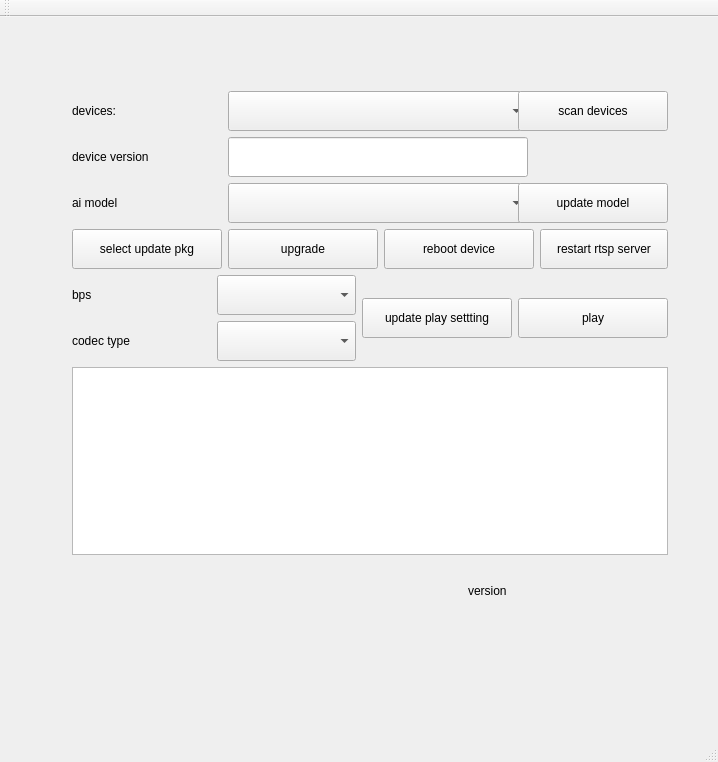
<?xml version="1.0" encoding="UTF-8"?>
<ui version="4.0">
 <class>MainWindow</class>
 <widget class="QMainWindow" name="MainWindow">
  <property name="geometry">
   <rect>
    <x>0</x>
    <y>0</y>
    <width>718</width>
    <height>762</height>
   </rect>
  </property>
  <property name="windowTitle">
   <string>MainWindow</string>
  </property>
  <widget class="QWidget" name="centralWidget">
   <widget class="QWidget" name="">
    <property name="geometry">
     <rect>
      <x>61</x>
      <y>63</y>
      <width>618</width>
      <height>552</height>
     </rect>
    </property>
    <layout class="QVBoxLayout" name="verticalLayout_2">
     <item>
      <layout class="QVBoxLayout" name="verticalLayout">
       <item>
        <layout class="QHBoxLayout" name="horizontalLayout">
         <item>
          <widget class="QLabel" name="devicesLabel_">
           <property name="minimumSize">
            <size>
             <width>150</width>
             <height>40</height>
            </size>
           </property>
           <property name="text">
            <string>devices:</string>
           </property>
          </widget>
         </item>
         <item>
          <widget class="QComboBox" name="devicesComboBox_">
           <property name="minimumSize">
            <size>
             <width>300</width>
             <height>40</height>
            </size>
           </property>
          </widget>
         </item>
         <item>
          <widget class="QPushButton" name="scanDeviceButton_">
           <property name="minimumSize">
            <size>
             <width>150</width>
             <height>40</height>
            </size>
           </property>
           <property name="text">
            <string>scan devices</string>
           </property>
          </widget>
         </item>
        </layout>
       </item>
       <item>
        <layout class="QHBoxLayout" name="horizontalLayout_7">
         <item>
          <widget class="QLabel" name="deviceVersionLabel_">
           <property name="minimumSize">
            <size>
             <width>150</width>
             <height>40</height>
            </size>
           </property>
           <property name="text">
            <string>device version</string>
           </property>
          </widget>
         </item>
         <item>
          <widget class="QLineEdit" name="deviceVersionlLineEdit_">
           <property name="minimumSize">
            <size>
             <width>300</width>
             <height>40</height>
            </size>
           </property>
          </widget>
         </item>
         <item>
          <spacer name="horizontalSpacer_3">
           <property name="orientation">
            <enum>Qt::Horizontal</enum>
           </property>
           <property name="sizeHint" stdset="0">
            <size>
             <width>40</width>
             <height>20</height>
            </size>
           </property>
          </spacer>
         </item>
        </layout>
       </item>
       <item>
        <layout class="QHBoxLayout" name="horizontalLayout_2">
         <item>
          <widget class="QLabel" name="aiModelLabel_">
           <property name="minimumSize">
            <size>
             <width>150</width>
             <height>40</height>
            </size>
           </property>
           <property name="text">
            <string>ai model</string>
           </property>
          </widget>
         </item>
         <item>
          <widget class="QComboBox" name="aiModelComboBox_">
           <property name="minimumSize">
            <size>
             <width>300</width>
             <height>40</height>
            </size>
           </property>
          </widget>
         </item>
         <item>
          <widget class="QPushButton" name="updateAiModelButton_">
           <property name="minimumSize">
            <size>
             <width>150</width>
             <height>40</height>
            </size>
           </property>
           <property name="text">
            <string>update model</string>
           </property>
          </widget>
         </item>
        </layout>
       </item>
       <item>
        <layout class="QHBoxLayout" name="horizontalLayout_5">
         <item>
          <widget class="QPushButton" name="selectPkgButton_">
           <property name="minimumSize">
            <size>
             <width>150</width>
             <height>40</height>
            </size>
           </property>
           <property name="text">
            <string>select update pkg</string>
           </property>
          </widget>
         </item>
         <item>
          <widget class="QPushButton" name="upgradeButton_">
           <property name="minimumSize">
            <size>
             <width>150</width>
             <height>40</height>
            </size>
           </property>
           <property name="text">
            <string>upgrade</string>
           </property>
          </widget>
         </item>
         <item>
          <widget class="QPushButton" name="rebootDeviceButton_">
           <property name="minimumSize">
            <size>
             <width>150</width>
             <height>40</height>
            </size>
           </property>
           <property name="text">
            <string>reboot device</string>
           </property>
          </widget>
         </item>
         <item>
          <widget class="QPushButton" name="pushButton">
           <property name="minimumSize">
            <size>
             <width>0</width>
             <height>40</height>
            </size>
           </property>
           <property name="text">
            <string>restart rtsp server</string>
           </property>
          </widget>
         </item>
        </layout>
       </item>
       <item>
        <layout class="QHBoxLayout" name="horizontalLayout_4">
         <item>
          <layout class="QGridLayout" name="gridLayout">
           <item row="0" column="0">
            <widget class="QLabel" name="label">
             <property name="minimumSize">
              <size>
               <width>100</width>
               <height>40</height>
              </size>
             </property>
             <property name="text">
              <string>bps</string>
             </property>
            </widget>
           </item>
           <item row="0" column="1">
            <widget class="QComboBox" name="bpsComboBox_">
             <property name="minimumSize">
              <size>
               <width>100</width>
               <height>40</height>
              </size>
             </property>
            </widget>
           </item>
           <item row="1" column="0">
            <widget class="QLabel" name="label_2">
             <property name="minimumSize">
              <size>
               <width>100</width>
               <height>40</height>
              </size>
             </property>
             <property name="text">
              <string>codec type</string>
             </property>
            </widget>
           </item>
           <item row="1" column="1">
            <widget class="QComboBox" name="codeTypeComboBox">
             <property name="minimumSize">
              <size>
               <width>100</width>
               <height>40</height>
              </size>
             </property>
            </widget>
           </item>
          </layout>
         </item>
         <item>
          <layout class="QHBoxLayout" name="horizontalLayout_3">
           <item>
            <widget class="QPushButton" name="updatePlayButton_">
             <property name="minimumSize">
              <size>
               <width>150</width>
               <height>40</height>
              </size>
             </property>
             <property name="text">
              <string>update play settting</string>
             </property>
            </widget>
           </item>
           <item>
            <widget class="QPushButton" name="playButton_">
             <property name="minimumSize">
              <size>
               <width>150</width>
               <height>40</height>
              </size>
             </property>
             <property name="text">
              <string>play</string>
             </property>
            </widget>
           </item>
          </layout>
         </item>
        </layout>
       </item>
      </layout>
     </item>
     <item>
      <widget class="QTextEdit" name="LogEdit_"/>
     </item>
     <item>
      <layout class="QHBoxLayout" name="horizontalLayout_6">
       <item>
        <spacer name="horizontalSpacer_2">
         <property name="orientation">
          <enum>Qt::Horizontal</enum>
         </property>
         <property name="sizeHint" stdset="0">
          <size>
           <width>398</width>
           <height>20</height>
          </size>
         </property>
        </spacer>
       </item>
       <item>
        <widget class="QLabel" name="versionLabel_">
         <property name="minimumSize">
          <size>
           <width>200</width>
           <height>60</height>
          </size>
         </property>
         <property name="text">
          <string>version</string>
         </property>
        </widget>
       </item>
      </layout>
     </item>
    </layout>
   </widget>
  </widget>
  <widget class="QMenuBar" name="menuBar">
   <property name="geometry">
    <rect>
     <x>0</x>
     <y>0</y>
     <width>718</width>
     <height>19</height>
    </rect>
   </property>
  </widget>
  <widget class="QToolBar" name="mainToolBar">
   <attribute name="toolBarArea">
    <enum>TopToolBarArea</enum>
   </attribute>
   <attribute name="toolBarBreak">
    <bool>false</bool>
   </attribute>
  </widget>
  <widget class="QStatusBar" name="statusBar"/>
 </widget>
 <layoutdefault spacing="6" margin="11"/>
 <resources/>
 <connections/>
</ui>
